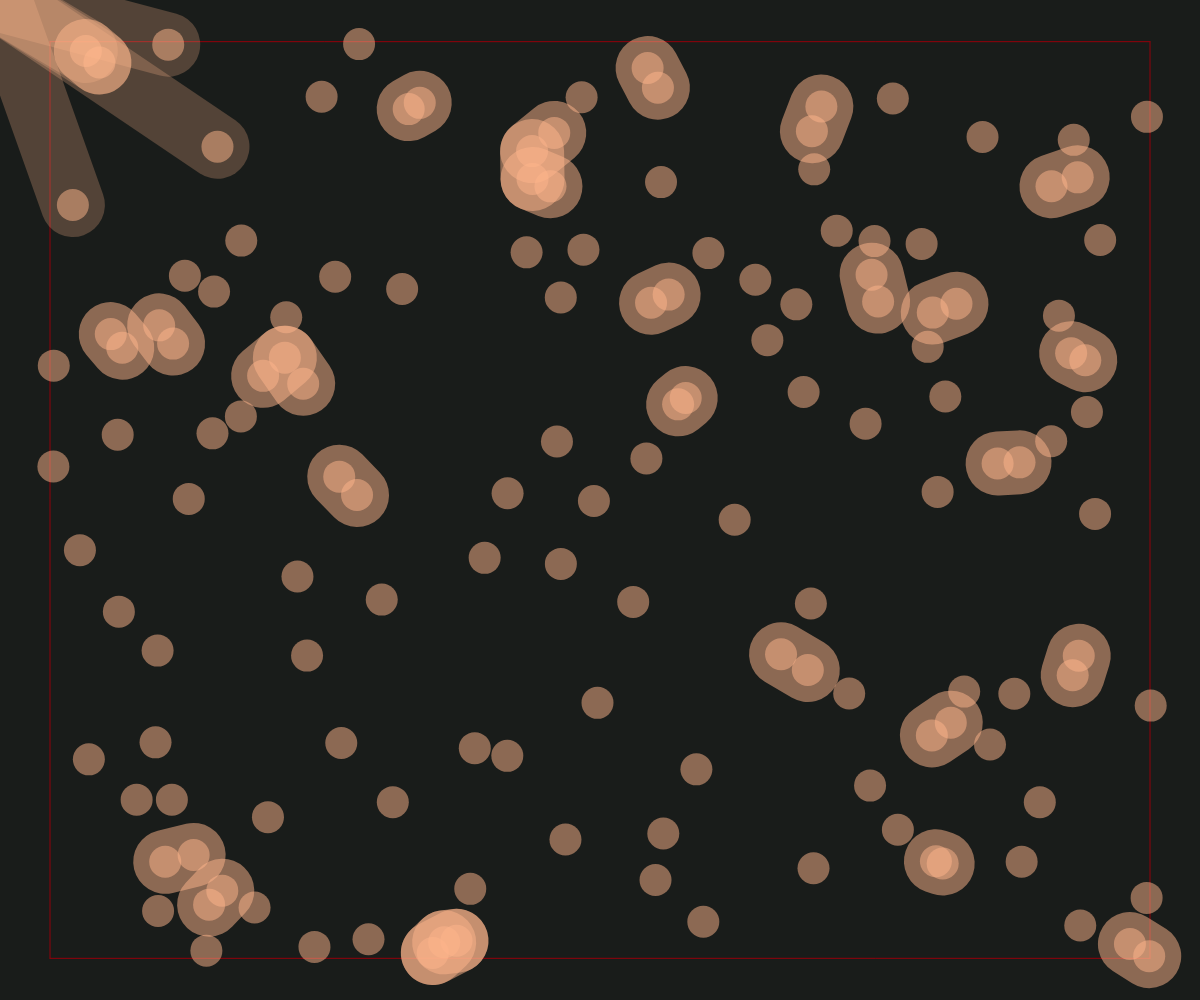
Frame 1 (no input)
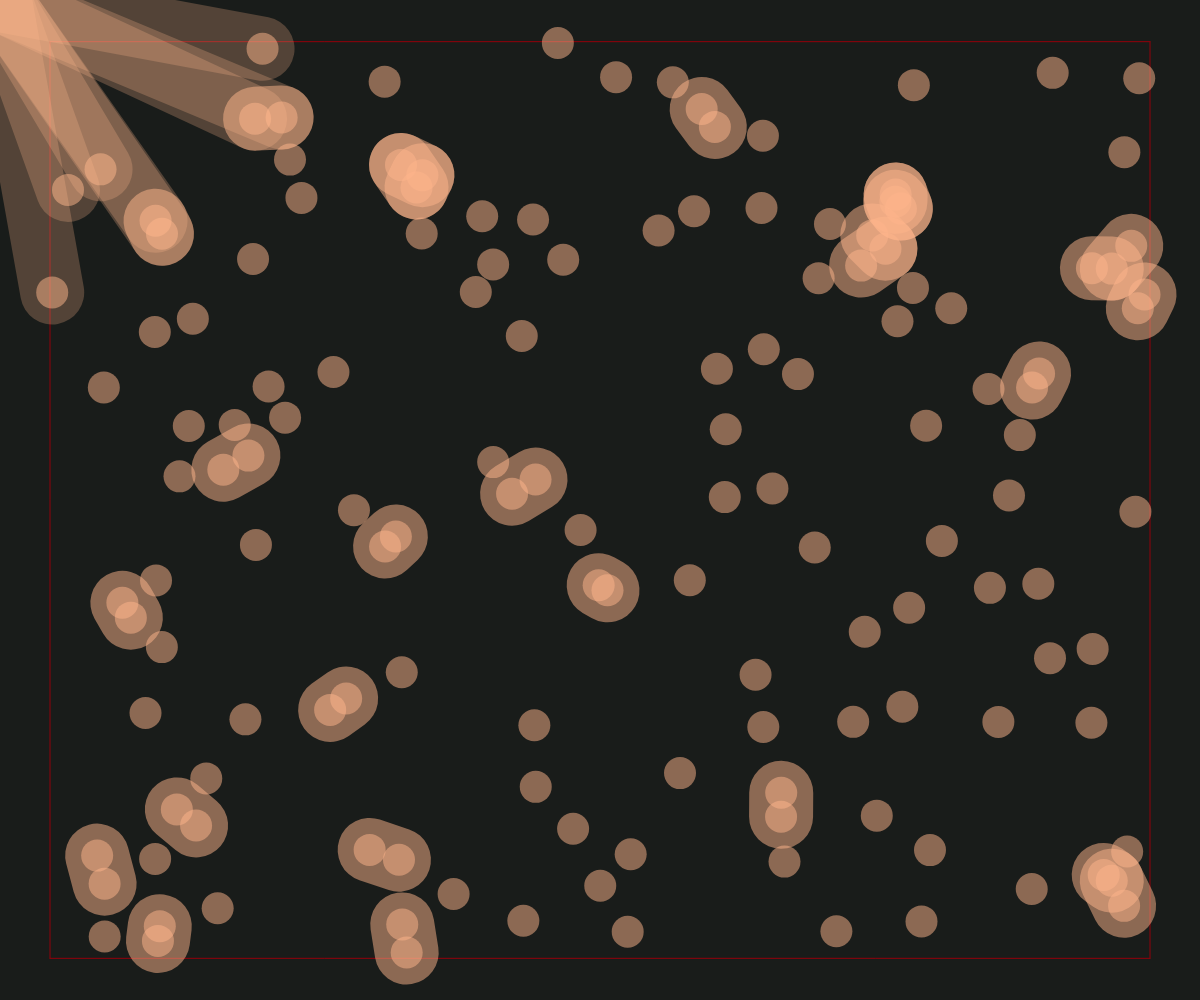
Frame 60 (no input)
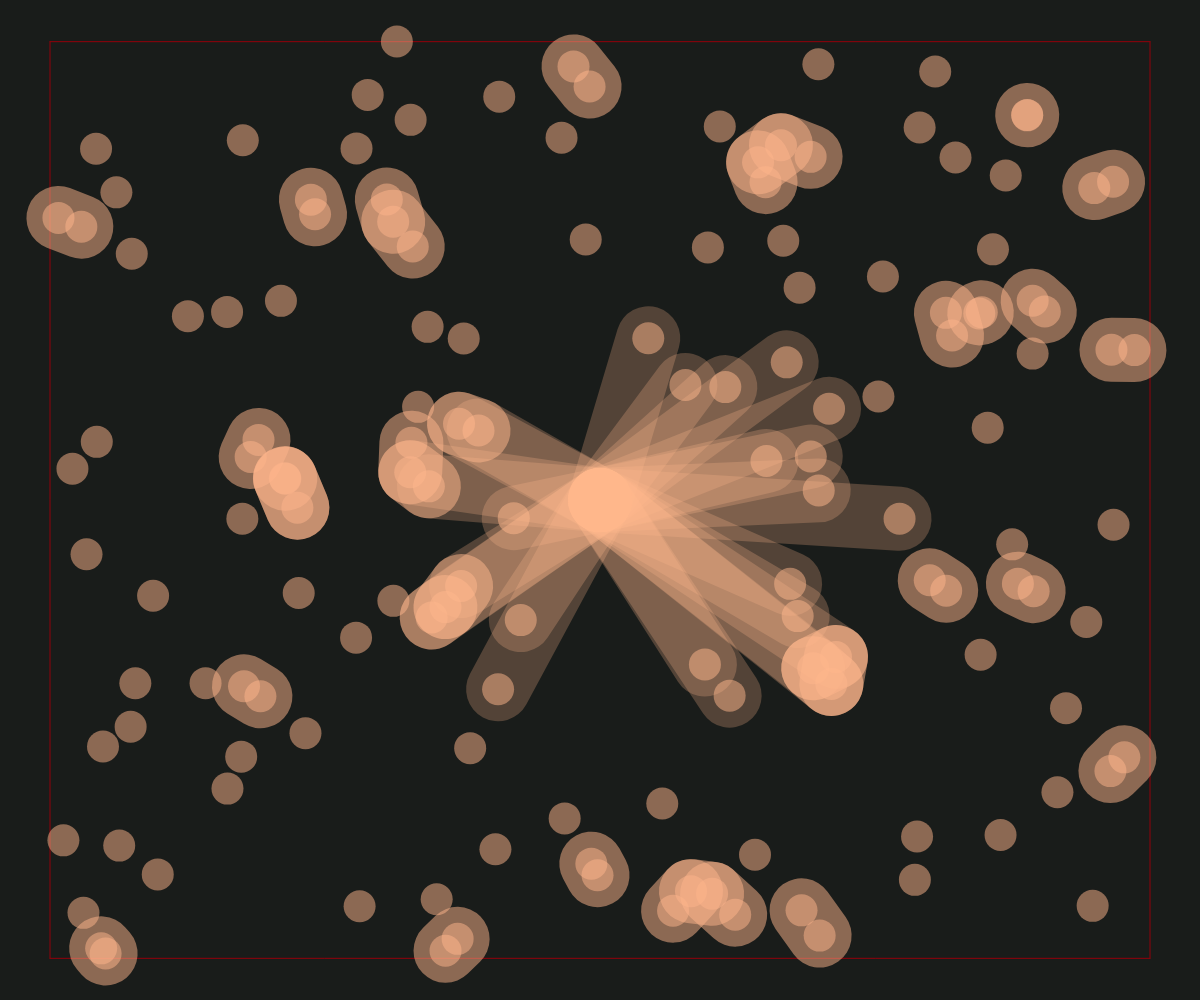
Frame 120 (the mouse pressed at the canvas centre since frame 60)

The p5.js sketch that drew these frames (run headless with seeded random() and noise() and a simulated clock; from frame 60 on, the mouse is pressed at the canvas centre):

// p5.js sketch
// ── sketch.js
// -- DEPENDENCIES
//
// --
// -- SHARED VARIABLES
let grid;
let numCols = 12;
let numRows = 12;
// --
// -- SETUP CANVAS
function setup() {
	// - log: SETUP CANVAS
	console.log("-- SETUP CANVAS");
	// - section: project settings
	createCanvas(windowWidth, windowHeight);
	rectMode(CENTER);
	// noLoop();
	// - section: project styles
	// background("#191C1A");
	// - section: init grid
	grid = new Grid(numCols, numRows, windowWidth, windowHeight);
	grid.initGrid("random");
	// - log: grid
	console.log(grid);
	// - log: end SETUP CANVAS
	console.log("--");
} // --
// -- DRAW CANVAS
function draw() {
	// - log: DRAW CANVAS
	// console.log("-- DRAW CANVAS");
	// - section: style canvas
	background("#191C1A"); // background (dark)
	// - section: control variables
	//
	// - section: translate
	grid.translate();
	// - section: draw cells
	// grid.drawCells();
	// - section: draw points
	// grid.drawPoints();
	// - section: draw lines
	grid.drawBoundaries();
	// grid.drawLines();
	// grid.drawMatrixLines();
	// - section: draw particles
	grid.drawParticles("bounce");
	// - section: particles effects
	drawParticleLines(grid.particles);
	drawParticleMouseLines(grid.particles, mouseX, mouseY);
	reactMouseBounce(grid.particles, mouseX, mouseY);
	// - log: end DRAW CANVAS
	// console.log("--");
} // --
// -- CLASS: GRID
class Grid {
	// - method: class constructor
	constructor(cols, rows, width, height) {
		// - section: inherit canvas size
		this.width = width;
		this.height = height;
		// - section: define grid structure
		this.cols = cols;
		this.rows = rows;
		this.cells = this.cols * this.rows;
		// - section: define sizes
		this.gw = width; // fullscreen grid
		this.gh = height; // fullscreen grid
		this.cw = this.gw / this.cols;
		this.ch = this.gh / this.rows;
		this.mw = this.gw - this.cw; // matrix width
		this.mh = this.gh - this.ch; // matrix height
		// - section: define margin x and y
		this.marginX = (width - this.gw) * 0.5;
		this.marginY = (height - this.gh) * 0.5;
		// - section: define matrix
		this.matrix = Array(this.rows);
		for (let r = 0; r < this.rows; r++) {
			this.matrix[r] = Array(this.cols);
		}
		// - section: define agents
		this.points = Array(this.cells); // matrix points
		this.particles = Array(this.points.length); // grid particles
	}
	// - method: init matrix grid
	initGrid(OPTION) {
		let x;
		let y;
		let i = 0;
		for (let r = 0; r < this.rows; r++) {
			y = (r % this.rows) * this.ch;
			for (let c = 0; c < this.cols; c++) {
				x = (c % this.cols) * this.cw;
				this.matrix[r][c] = new Point(x, y, this.cw, this.ch);
				this.points[i] = this.matrix[r][c];
				switch (OPTION) {
					case "random":
						this.particles[i] = new Particle({
							x: random(0, this.mw),
							y: random(0, this.mh),
						});
						break;
					default:
						this.particles[i] = new Particle(this.points[i]);
						break;
				}
				i++;
			}
		}
	}
	// - method: translate grid
	translate() {
		translate(this.marginX, this.marginY);
		translate(this.cw * 0.5, this.ch * 0.5);
	}
	// - method: draw grid cells
	drawCells() {
		noFill();
		stroke("#005234"); // primary container (dark)
		strokeWeight(1);
		this.points.forEach((point) => {
			rect(point.x, point.y, this.cw, this.ch);
		});
	}
	// - method: draw matrix points
	drawPoints() {
		this.points.forEach((point) => {
			point.draw();
		});
	}
	// - method: draw grid particles
	drawParticles(OPTION) {
		this.particles.forEach((particle) => {
			// section: reset strategy
			switch (OPTION) {
				case "bounce": // bounce at edges
					if (particle.px < 0 || particle.px > this.mw) {
						particle.bounceX();
					}
					if (particle.py < 0 || particle.py > this.mh) {
						particle.bounceY();
					}
					break;
				case "reset": // reset
					if (
						particle.px < 0 ||
						particle.px > this.mw ||
						particle.py < 0 ||
						particle.py > this.mh
					) {
						particle.reset();
					}
					break;
				case "reset-invert": // reset + invert movement
					if (particle.px < 0 || particle.px > this.mw) {
						particle.reset();
						particle.bounceX();
					}
					if (particle.py < 0 || particle.py > this.mh) {
						particle.reset();
						particle.bounceY();
					}
					break;
				default: // destroy
					if (particle.px < 0 || particle.px > this.mw) {
						grid.destroyParticle(particle);
					}
					if (particle.py < 0 || particle.py > this.mh) {
						grid.destroyParticle(particle);
					}

					break;
			}
			particle.acelerate();
			particle.draw();
		});
	}
	// - method: destroy particle
	destroyParticle(particle) {
		let index = this.particles.indexOf(particle);
		if (index !== this.particles.length - 1) {
			this.particles[index] = this.particles[this.particles.length - 1];
		}
		this.particles.pop();
	}
	// - method: draw points lines
	drawLines() {
		stroke("#8FF7C0"); // on primary container (dark)
		strokeWeight(1);
		for (let i = 0; i < this.points.length - 1; i++) {
			line(
				this.points[i + 0].x,
				this.points[i + 0].y,
				this.points[i + 1].x,
				this.points[i + 1].y,
			);
		}
	}
	// - method: draw matrix boundaries
	drawBoundaries() {
		stroke("#93000A");
		strokeWeight(1);
		line(
			0,
			0,
			this.matrix[0][this.cols - 1].x,
			this.matrix[0][this.cols - 1].y,
		);
		line(
			this.matrix[0][this.cols - 1].x,
			this.matrix[0][this.cols - 1].y,
			this.matrix[this.rows - 1][this.cols - 1].x,
			this.matrix[this.rows - 1][this.cols - 1].y,
		);
		line(
			this.matrix[this.rows - 1][this.cols - 1].x,
			this.matrix[this.rows - 1][this.cols - 1].y,
			this.matrix[this.rows - 1][0].x,
			this.matrix[this.rows - 1][0].y,
		);
		line(
			this.matrix[this.rows - 1][0].x,
			this.matrix[this.rows - 1][0].y,
			0,
			0,
		);
	}
	// - method: draw matrix lines
	drawMatrixLines(OPTION) {
		stroke("#D0E8D7"); // on secondary container (dark)
		strokeWeight(1);
		switch (OPTION) {
			case "horizontal":
				for (let r = 0; r < this.rows; r++) {
					for (let c = 0; c < this.cols - 1; c++) {
						line(
							this.matrix[r][c + 0].x,
							this.matrix[r][c + 0].y,
							this.matrix[r][c + 1].x,
							this.matrix[r][c + 1].y,
						);
					}
				}
				break;
			case "vertical":
				for (let c = 0; c < this.cols; c++) {
					for (let r = 0; r < this.rows - 1; r++) {
						line(
							this.matrix[r + 0][c].x,
							this.matrix[r + 0][c].y,
							this.matrix[r + 1][c].x,
							this.matrix[r + 1][c].y,
						);
					}
				}
				break;
			default:
				for (let r = 0; r < this.rows - 1; r++) {
					for (let c = 0; c < this.cols - 1; c++) {
						line(
							this.matrix[r][c + 0].x,
							this.matrix[r][c + 0].y,
							this.matrix[r][c + 1].x,
							this.matrix[r][c + 1].y,
						);
						line(
							this.matrix[r + 0][c].x,
							this.matrix[r + 0][c].y,
							this.matrix[r + 1][c].x,
							this.matrix[r + 1][c].y,
						);
						if (c == this.cols - 2) {
							line(
								this.matrix[r + 0][this.cols - 1].x,
								this.matrix[r + 0][this.cols - 1].y,
								this.matrix[r + 1][this.cols - 1].x,
								this.matrix[r + 1][this.cols - 1].y,
							);
						}
						if (r == this.rows - 2) {
							line(
								this.matrix[this.rows - 1][c + 0].x,
								this.matrix[this.rows - 1][c + 0].y,
								this.matrix[this.rows - 1][c + 1].x,
								this.matrix[this.rows - 1][c + 1].y,
							);
						}
					}
				}
		}
	}
} // --
// -- CLASS: POINT
class Point {
	// - method: class constructor
	constructor(x, y) {
		this.x = x;
		this.y = y;
	}
	// - method: draw point
	draw() {
		stroke("#8FF7C0"); // on primary container (dark)
		strokeWeight(6);
		point(this.x, this.y);
	}
} // --
// -- CLASS: PARTICLE
class Particle {
	// - method: class constructor
	constructor(point) {
		this.point = point;
		this.px = point.x;
		this.py = point.y;
		this.diameter = 32;
		this.vx = random(-2, 2);
		this.vy = random(-2, 2);
	}
	// - method: draw particle
	draw() {
		fill(255, 182, 139, 128); // tertiary (dark)
		// noFill();
		noStroke();
		circle(this.px, this.py, this.diameter);
	}
	// - method: acelerate particle
	acelerate() {
		this.px += this.vx;
		this.py += this.vy;
	}
	// - method: reset particle at point origin
	reset() {
		this.px = this.point.x;
		this.py = this.point.y;
	}
	// - method: x bounce
	bounceX() {
		this.vx *= -1;
	}
	// - method: y bounce
	bounceY() {
		this.vy *= -1;
	}
} // --
// -- FUNCTION: drawParticleLines
// i: draw lines between closer particles
const drawParticleLines = (particles) => {
	let dMin = 32;
	stroke(255, 182, 139, 128); // tertiary (dark)
	strokeWeight(64);
	// noStroke();
	for (let i = 0; i < particles.length; i = i + 1) {
		let pi = particles[i];
		for (let j = i + 1; j < particles.length; j = j + 1) {
			let pj = particles[j];
			let d = dist(pi.px, pi.py, pj.px, pj.py);
			if (d < dMin) {
				line(pi.px, pi.py, pj.px, pj.py);
			}
		}
	}
};
// -- FUNCTION: drawParticleMouseLines
// i: draw lines between mouse closer particles
const drawParticleMouseLines = (particles, mousex, mousey) => {
	let dMin = 256;
	stroke(255, 182, 139, 64); // tertiary (dark)
	strokeWeight(64);
	for (let i = 0; i < particles.length; i++) {
		let pi = particles[i];
		let d = dist(mousex, mousey, pi.px, pi.py);
		if (d < dMin) {
			line(mousex - grid.cw * 0.5, mousey - grid.ch * 0.5, pi.px, pi.py);
		}
	}
};
// -- FUNCTION: reactMouseBounce
// i: bounce particles with the mouse
const reactMouseBounce = (particles, mousex, mousey) => {
	for (let i = 0; i < particles.length; i++) {
		let p = particles[i];
		let d = dist(mousex, mousey, p.px, p.py);
		if (d <= p.diameter * 4) {
			let angulo = atan2(mousey - p.py, mousex - p.px);
			console.log("angulo", angulo);
			p.vx *= -1;
			p.vy *= -1;
			p.px -= cos(angulo) * 10;
			p.py -= sin(angulo) * 10;
		}
	}
};
// -- FUNCTION: keyPressed
// i: toggle fullscreen
const keyPressed = () => {
	console.log("keypressed...");
	let fs = fullscreen();
	fullscreen(!fs);
};
// -- EOSKETCH
